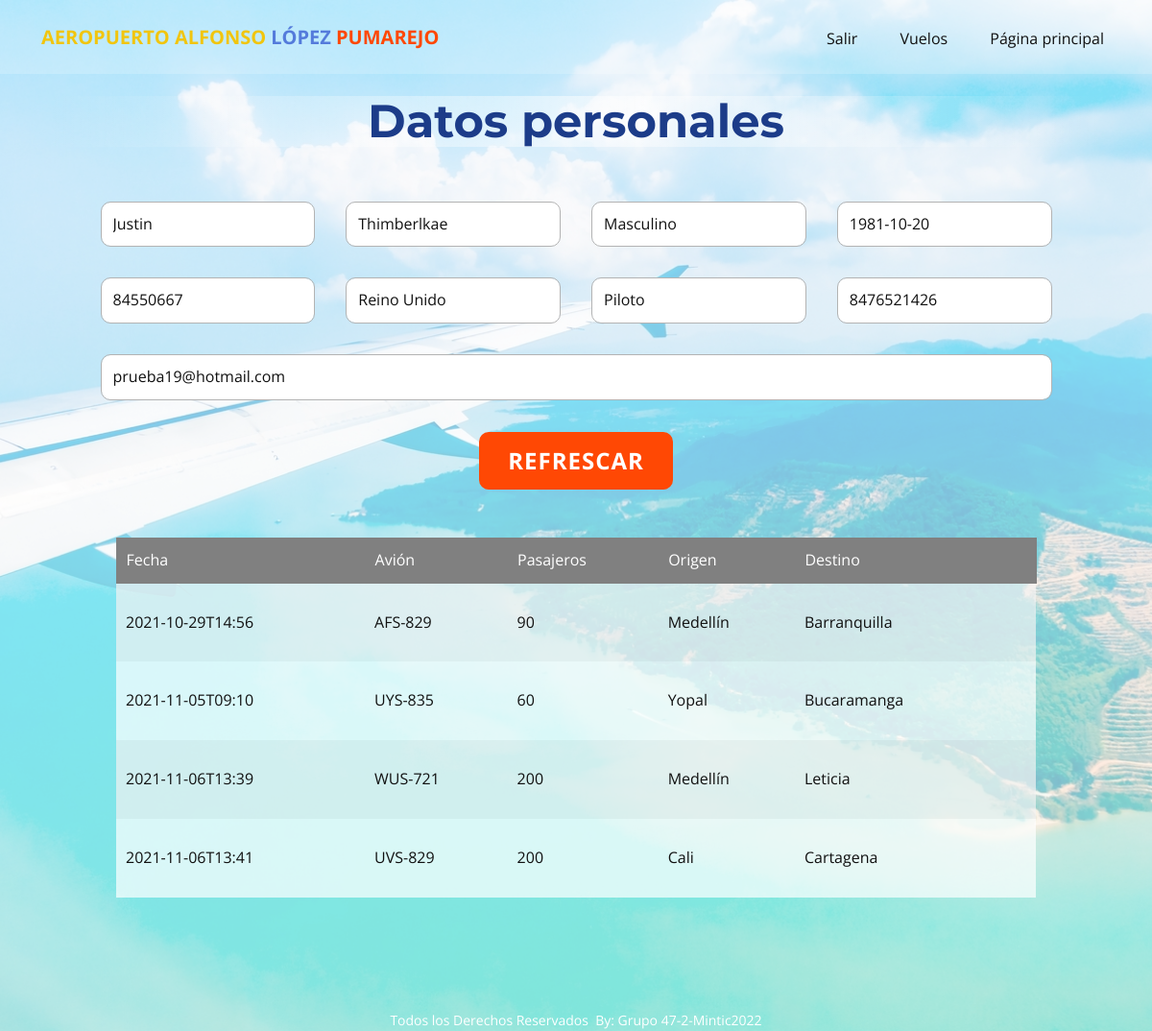
The page /piloto (signed in) on the database its author committed.
### tables this page shows
CREATE TABLE Usuario (idUser VARCHAR (150) NOT NULL UNIQUE PRIMARY KEY, idRol int (1) REFERENCES Roles (idRol) ON DELETE CASCADE ON UPDATE CASCADE DEFAULT (1), nombres varchar (50), apellidos varchar (50), tipoDocumento varchar (50), pais varchar (50), genero varchar (30), fechaNacimiento datetime, codigoMarcacion varchar (10), telefono int (20), correo varchar (120) UNIQUE NOT NULL, password varchar (255));

CREATE TABLE Vuelo (idVuelo INTEGER PRIMARY KEY AUTOINCREMENT UNIQUE NOT NULL, estadoVuelo varchar (20), origenVuelo varchar (50), destinoVuelo varchar (50), capacidad int (3), avion varchar (30), fechaVuelo timestamp, idPiloto VARCHAR (150) REFERENCES Usuario (idUser) ON DELETE CASCADE ON UPDATE CASCADE NOT NULL, idcoPiloto VARCHAR (150) REFERENCES Usuario (idUser) ON DELETE SET NULL ON UPDATE SET NULL);

### main.py (the view)
@app.route("/piloto", methods = ["GET", "POST"])
def piloto():
   if 'idUser' in session and session["rol"] == 2:
      vueloPiloto = ""
      datosPiloto = ""
      piloto = Piloto()
      vueloPiloto = piloto.consultarVuelos(session["idUser"])
      datosPiloto = piloto.consultarPerfil(session["idUser"])
      return render_template("piloto.html", vueloPiloto = vueloPiloto, datosPiloto=datosPiloto)
   else:
      flash('Usted no tiene permisos para acceder a esta página.', 'errormsg')
      return redirect(url_for('paginaprincipal'))

### clases.py (called while the page is built)
def dict_factory(cursor, row):
    d = {}
    for idx, col in enumerate(cursor.description):
        d[col[0]] = row[idx]
    return d

    def sql_connection(self):
        try:
            con=sqlite3.connect('database/database.db')
            con.row_factory = dict_factory
            return con
        except Error:
            print(Error)

    def consultarVuelos(self, idUser):
        sentencia = "SELECT i.estadoVuelo, i.capacidad, i.avion, i.fechaVuelo, i.origenVuelo, i.destinoVuelo, i.idVuelo, (SELECT COUNT (*) FROM Review WHERE idVuelo = i.idVuelo) as reviews FROM Vuelo i LEFT JOIN Usuario t ON i.idPiloto = t.idUser WHERE i.idPiloto = ? OR i.idcoPiloto =?"
        db = Database()
        con = db.sql_connection()
        cursorObj = con.cursor()
        cursorObj.execute(sentencia,[idUser, idUser])
        con.commit()
        pilotovuelo = cursorObj.fetchall()
        con.close()
        return pilotovuelo

    def consultarPerfil(self, idUser):
        sentencia = "SELECT nombres, apellidos, genero, fechaNacimiento, idUser, pais, idRol, telefono, correo FROM Usuario WHERE idUser = ?"
        db = Database()
        con = db.sql_connection()
        cursorObj = con.cursor()
        cursorObj.execute(sentencia,[idUser])
        con.commit()
        pilotodata = cursorObj.fetchone()
        con.close()
        return pilotodata

### templates/piloto.html (shortened to what this page needs)
<!DOCTYPE html>
<html style="font-size: 16px;">
  <head>
    <link rel="stylesheet" href="../static/nicepage.css" media="screen">
<link rel="stylesheet" href="../static/piloto.css" media="screen">
  </head>
  <body class="u-body">
        {% include 'menu.html' %}
    <section class="u-align-center u-clearfix u-image u-section-1" id="sec-c882" data-image-width="1600" data-image-height="1067">
      <div class="u-clearfix u-sheet u-sheet-1">
        <div class="u-container-style u-expanded-width u-group u-shape-rectangle u-group-1">
          <div class="u-container-layout u-container-layout-1">
            <h1 class="u-align-center u-custom-font u-font-montserrat u-text u-text-custom-color-5 u-title u-text-1">Datos personales</h1>
            <div class="u-form u-form-1">
              <form action="#" method="POST" class="u-clearfix u-form-spacing-32 u-form-vertical u-inner-form" source="custom" name="datapiloto" style="padding: 41px;">
                <div class="u-form-group u-form-name u-form-partition-factor-4 u-form-group-1">
                  <input type="text" placeholder="Nombre(s)" id="name-dc01" readonly name="nombres" value="{{datosPiloto.nombres}}" class="u-border-1 u-border-grey-30 u-input u-input-rectangle u-radius-10 u-white" required="">
                </div>
                <div class="u-form-group u-form-partition-factor-4 u-form-group-2">
                  <input type="text" placeholder="Apellido(s)" id="name-0b98" readonly name="apellidos" value="{{datosPiloto.apellidos}}" class="u-border-1 u-border-grey-30 u-input u-input-rectangle u-radius-10 u-white" required="required">
                </div>
                <div class="u-form-group u-form-partition-factor-4 u-form-select u-form-group-3">
                  <div class="u-form-select-wrapper">
                  <input type="text" placeholder="Genero" id="text222" readonly name="genero" value="{{datosPiloto.genero}}" class="u-border-1 u-border-grey-30 u-input u-input-rectangle u-radius-10 u-white">
                </div>
                </div>
                <div class="u-form-date u-form-group u-form-partition-factor-4 u-form-group-4">
                  <input type="text" placeholder="Fecha de nacimiento" id="text333" readonly name="fecha" value="{{datosPiloto.fechaNacimiento}}" class="u-border-1 u-border-grey-30 u-input u-input-rectangle u-radius-10 u-white">
                </div>
                <div class="u-form-group u-form-partition-factor-4 u-form-group-5">
                  <input type="text" placeholder="Número de documento" id="text-5686" readonly name="numdocumento" value="{{datosPiloto.idUser}}" class="u-border-1 u-border-grey-30 u-input u-input-rectangle u-radius-10 u-white">
                </div>
                <div class="u-form-group u-form-partition-factor-4 u-form-select u-form-group-6">
                  <div class="u-form-select-wrapper">
                  <input type="text" placeholder="País de nacimiento" id="text111" readonly name="paisdenacimiento" value="{{datosPiloto.pais}}" class="u-border-1 u-border-grey-30 u-input u-input-rectangle u-radius-10 u-white">
                  </div>
                </div>
                <div class="u-form-group u-form-partition-factor-4 u-form-group-7">
                  <input type="text" placeholder="Cargo" id="text-a7d2" readonly name="cargo" value="Piloto" class="u-border-1 u-border-grey-30 u-input u-input-rectangle u-radius-10 u-white">
                </div>
                <div class="u-form-group u-form-partition-factor-4 u-form-phone u-form-group-8">
                  <input type="tel" placeholder="Número de telefono" id="text-5435" readonly name="numtelefono" value="{{datosPiloto.telefono}}" class="u-border-1 u-border-grey-30 u-input u-input-rectangle u-radius-10 u-white">
                </div>
                <div class="u-form-group u-form-group-9">
                  <input type="text" placeholder="e-mail" id="text-666" readonly name="email" value="{{datosPiloto.correo}}" class="u-border-1 u-border-grey-30 u-input u-input-rectangle u-radius-10 u-white">
                </div>
                <div class="u-align-center u-form-group u-form-submit">
                  <a href="../" class="u-btn u-btn-round u-btn-submit u-button-style u-radius-10 u-btn-1">Refrescar<br>
                  </a>
                </div>
              </form>
            </div>
            {%if vueloPiloto %}
            <div class="u-align-center u-table u-table-responsive u-table-1">
              <table class="u-table-entity">
                <thead class="u-grey-50 u-table-header u-table-header-1">
                  <tr style="height: 46px;">
                    <th class="u-border-1 u-border-grey-50 u-table-cell">Fecha</th>
                    <th class="u-border-1 u-border-grey-50 u-table-cell">Avión</th>
                    <th class="u-border-1 u-border-grey-50 u-table-cell">Pasajeros</th>
                    <th class="u-border-1 u-border-grey-50 u-table-cell">Origen</th>
                    <th class="u-border-1 u-border-grey-50 u-table-cell">Destino</th>
                    <th class="u-border-1 u-border-grey-50 u-table-cell"></th>
                  </tr>
                </thead>
                <tbody class="u-table-body u-table-body-1">
                  {% for algo in vueloPiloto %}
                  <tr style="height: 82px;">
                    <td class="u-border-1 u-border-grey-40 u-border-no-left u-border-no-right u-table-cell">{{algo.fechaVuelo}}</td>
                    <td class="u-border-1 u-border-grey-40 u-border-no-left u-border-no-right u-table-cell">{{algo.avion}}</td>
                    <td class="u-border-1 u-border-grey-40 u-border-no-left u-border-no-right u-table-cell">{{algo.capacidad}}</td>
                    <td class="u-border-1 u-border-grey-40 u-border-no-left u-border-no-right u-table-cell">{{algo.origenVuelo}}</td>
                    <td class="u-border-1 u-border-grey-40 u-border-no-left u-border-no-right u-table-cell">{{algo.destinoVuelo}}</td>
                    <td class="u-border-1 u-border-grey-40 u-border-no-left u-border-no-right u-table-cell">
                      </td>
                  </tr>
                  {% endfor %}
                </tbody>
              </table>
            </div>
            {% endif %}
          </div>
        </div>
      </div>
    </section>
    <footer class="u-align-center u-clearfix u-footer u-grey-80 u-footer" id="sec-7e24"><div class="u-clearfix u-sheet u-sheet-1">
        <p class="u-small-text u-text u-text-variant u-text-1"> Todos los Derechos Reservados&nbsp;
By: Grupo 47-2-Mintic2022</p>
      </div></footer>
  </body>
</html>

### static/piloto.css (style rules this page uses)
.u-section-1 .u-group-1 { margin-top: 16px; margin-bottom: 60px; }
.u-section-1 .u-container-layout-1 { padding: 7px 0; }
.u-section-1 .u-text-1 { font-size: 3rem; font-weight: 700; margin: 0 23px; }
.u-section-1 .u-form-1 { height: 754px; width: 1073px; margin: 16px auto 0; }
.u-section-1 .u-form-group-1 { margin-left: 0; }
.u-section-1 .u-form-group-2 { margin-left: 0; }
.u-section-1 .u-form-group-3 { margin-left: 0; }
.u-section-1 .u-form-group-4 { margin-left: 0; }
.u-section-1 .u-form-group-5 { margin-left: 0; }
.u-section-1 .u-form-group-6 { margin-left: 0; }
.u-section-1 .u-form-group-7 { margin-left: 0; }
.u-section-1 .u-form-group-8 { margin-left: 0; }
.u-section-1 .u-form-group-9 { margin-left: 0; }
.u-section-1 .u-btn-1 { font-size: 1.5rem; margin-bottom: 0; padding: 11px 30px; }
.u-section-1 .u-table-1 { width: 959px; margin: 9px auto 0; }
.u-section-1 .u-table-header-1 { background-image: none; }
.u-section-1 .u-table-body-1 { background-image: none; }

### rows shown on the page
Usuario: nombres "Justin", apellidos "Thimberlkae", genero "Masculino", fecha "1981-10-20", numdocumento "84550667", paisdenacimiento "Reino Unido", numtelefono "8476521426", email "prueba19@hotmail.com"
Vuelo: fechaVuelo "2021-10-29T14:56", avion "AFS-829", capacidad "90", origenVuelo "Medellín", destinoVuelo "Barranquilla"
Vuelo: fechaVuelo "2021-11-05T09:10", avion "UYS-835", capacidad "60", origenVuelo "Yopal", destinoVuelo "Bucaramanga"
Vuelo: fechaVuelo "2021-11-06T13:39", avion "WUS-721", capacidad "200", origenVuelo "Medellín", destinoVuelo "Leticia"
Vuelo: fechaVuelo "2021-11-06T13:41", avion "UVS-829", capacidad "200", origenVuelo "Cali", destinoVuelo "Cartagena"
